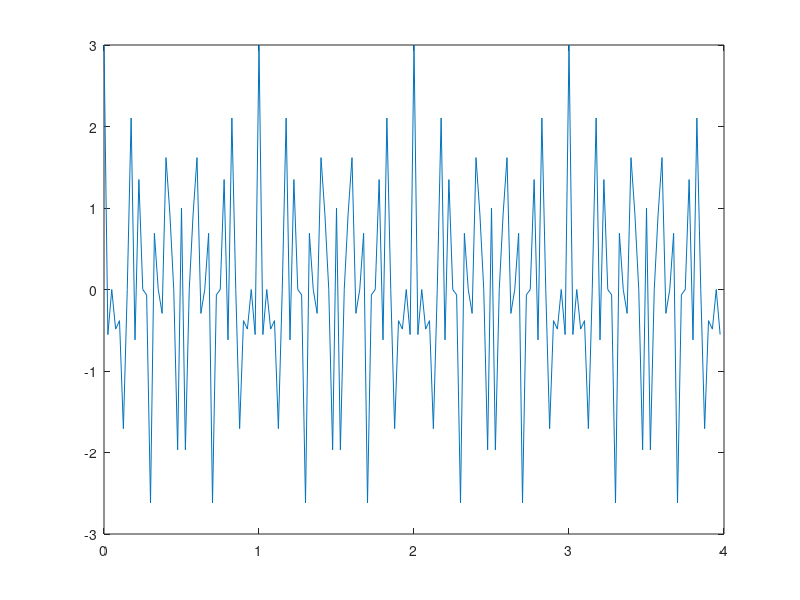
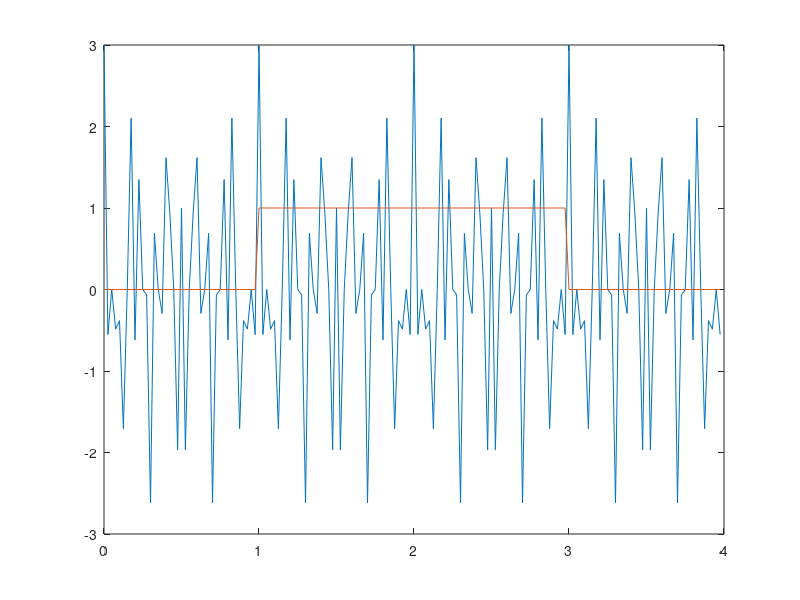
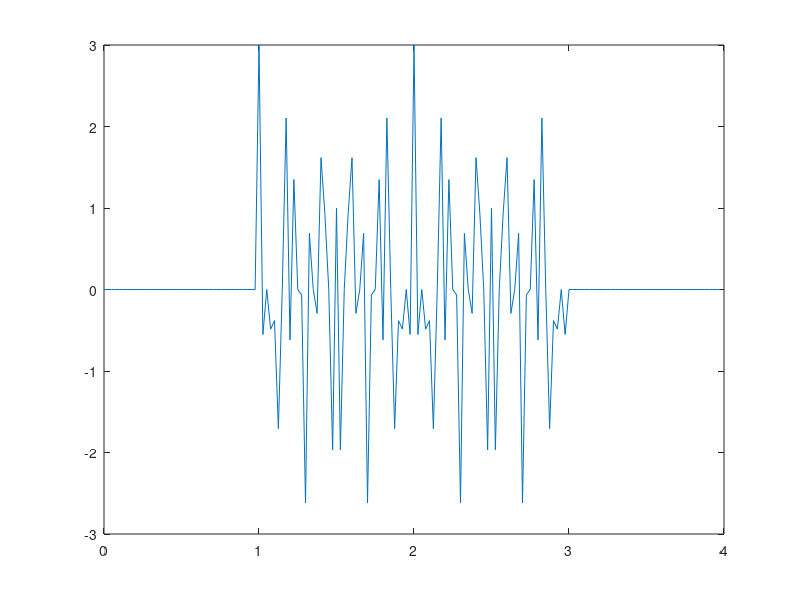
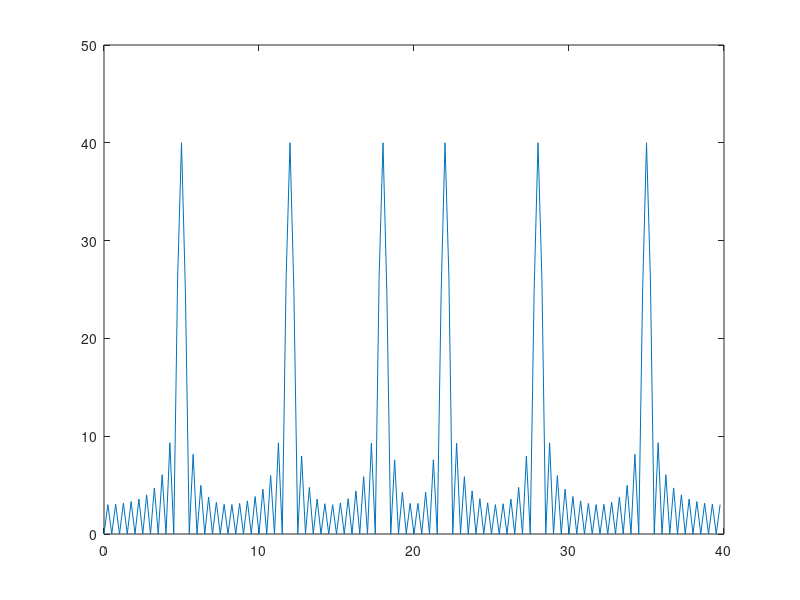

Recreate these plots in MATLAB, in order.
clear; clc;close all

Fs = 40;
t = 0:1/Fs:4.0-1/Fs;
N = length(t);
x = cos(5*2*pi*t) + cos(12*2*pi*t) + cos(18*2*pi*t);
% x = 0.9*cos(5*2*pi*t) + 0.4*cos(12*2*pi*t) + 0.7*cos(18*2*pi*t);
figure,plot(t,x);

Nw = round(N/2);
w = boxcar(Nw)';
w = [zeros(1,N/4) w zeros(1,N/4)];
y = w.*x;

figure,plot(t,x,t,w);
figure,plot(t,y);

Y = fft(y);
figure,plot([0:Fs/N:Fs-Fs/N],abs(Y))